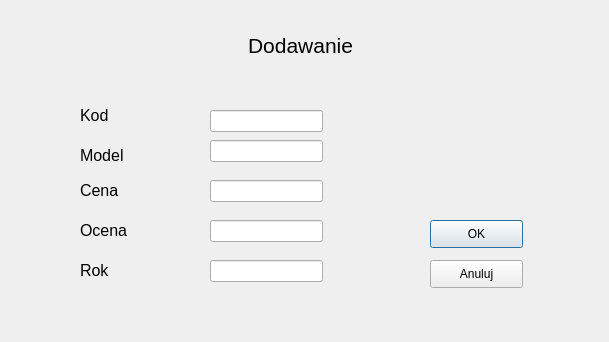
<?xml version="1.0" encoding="UTF-8"?>
<ui version="4.0">
 <class>Dodawanie</class>
 <widget class="QDialog" name="Dodawanie">
  <property name="geometry">
   <rect>
    <x>0</x>
    <y>0</y>
    <width>609</width>
    <height>342</height>
   </rect>
  </property>
  <property name="windowTitle">
   <string>Dialog</string>
  </property>
  <widget class="QLabel" name="label">
   <property name="geometry">
    <rect>
     <x>180</x>
     <y>20</y>
     <width>241</width>
     <height>51</height>
    </rect>
   </property>
   <property name="text">
    <string>&lt;html&gt;&lt;head/&gt;&lt;body&gt;&lt;p align=&quot;center&quot;&gt;&lt;span style=&quot; font-size:16pt;&quot;&gt;Dodawanie&lt;/span&gt;&lt;/p&gt;&lt;/body&gt;&lt;/html&gt;</string>
   </property>
  </widget>
  <widget class="QLabel" name="label_2">
   <property name="geometry">
    <rect>
     <x>80</x>
     <y>100</y>
     <width>51</width>
     <height>31</height>
    </rect>
   </property>
   <property name="text">
    <string>&lt;html&gt;&lt;head/&gt;&lt;body&gt;&lt;p&gt;&lt;span style=&quot; font-size:12pt;&quot;&gt;Kod&lt;/span&gt;&lt;/p&gt;&lt;/body&gt;&lt;/html&gt;</string>
   </property>
  </widget>
  <widget class="QLabel" name="label_3">
   <property name="geometry">
    <rect>
     <x>80</x>
     <y>260</y>
     <width>51</width>
     <height>21</height>
    </rect>
   </property>
   <property name="text">
    <string>&lt;html&gt;&lt;head/&gt;&lt;body&gt;&lt;p&gt;&lt;span style=&quot; font-size:12pt;&quot;&gt;Rok&lt;/span&gt;&lt;/p&gt;&lt;/body&gt;&lt;/html&gt;</string>
   </property>
  </widget>
  <widget class="QLabel" name="label_4">
   <property name="geometry">
    <rect>
     <x>80</x>
     <y>220</y>
     <width>61</width>
     <height>21</height>
    </rect>
   </property>
   <property name="text">
    <string>&lt;html&gt;&lt;head/&gt;&lt;body&gt;&lt;p&gt;&lt;span style=&quot; font-size:12pt;&quot;&gt;Ocena&lt;/span&gt;&lt;/p&gt;&lt;/body&gt;&lt;/html&gt;</string>
   </property>
  </widget>
  <widget class="QLabel" name="label_5">
   <property name="geometry">
    <rect>
     <x>80</x>
     <y>180</y>
     <width>61</width>
     <height>21</height>
    </rect>
   </property>
   <property name="text">
    <string>&lt;html&gt;&lt;head/&gt;&lt;body&gt;&lt;p&gt;&lt;span style=&quot; font-size:12pt;&quot;&gt;Cena&lt;/span&gt;&lt;/p&gt;&lt;/body&gt;&lt;/html&gt;</string>
   </property>
  </widget>
  <widget class="QLineEdit" name="lineEdit">
   <property name="geometry">
    <rect>
     <x>210</x>
     <y>110</y>
     <width>113</width>
     <height>22</height>
    </rect>
   </property>
  </widget>
  <widget class="QLineEdit" name="lineEdit_2">
   <property name="geometry">
    <rect>
     <x>210</x>
     <y>180</y>
     <width>113</width>
     <height>22</height>
    </rect>
   </property>
  </widget>
  <widget class="QLineEdit" name="lineEdit_3">
   <property name="geometry">
    <rect>
     <x>210</x>
     <y>220</y>
     <width>113</width>
     <height>22</height>
    </rect>
   </property>
  </widget>
  <widget class="QLineEdit" name="lineEdit_4">
   <property name="geometry">
    <rect>
     <x>210</x>
     <y>260</y>
     <width>113</width>
     <height>22</height>
    </rect>
   </property>
  </widget>
  <widget class="QPushButton" name="pushButton">
   <property name="geometry">
    <rect>
     <x>430</x>
     <y>220</y>
     <width>93</width>
     <height>28</height>
    </rect>
   </property>
   <property name="text">
    <string>OK</string>
   </property>
  </widget>
  <widget class="QPushButton" name="pushButton_2">
   <property name="geometry">
    <rect>
     <x>430</x>
     <y>260</y>
     <width>93</width>
     <height>28</height>
    </rect>
   </property>
   <property name="text">
    <string>Anuluj</string>
   </property>
  </widget>
  <widget class="QLabel" name="label_6">
   <property name="geometry">
    <rect>
     <x>80</x>
     <y>140</y>
     <width>71</width>
     <height>31</height>
    </rect>
   </property>
   <property name="text">
    <string>&lt;html&gt;&lt;head/&gt;&lt;body&gt;&lt;p&gt;&lt;span style=&quot; font-size:12pt;&quot;&gt;Model&lt;/span&gt;&lt;/p&gt;&lt;/body&gt;&lt;/html&gt;</string>
   </property>
  </widget>
  <widget class="QLineEdit" name="lineEdit_5">
   <property name="geometry">
    <rect>
     <x>210</x>
     <y>140</y>
     <width>113</width>
     <height>22</height>
    </rect>
   </property>
  </widget>
 </widget>
 <resources/>
 <connections/>
</ui>
